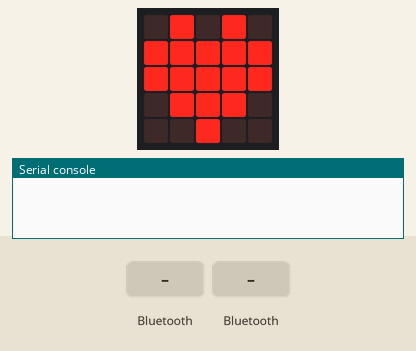
The program below on a simulated BBC micro:bit (MakeCode). On the bench: the board's 5×5 LED display, the last lines printed to the serial console. Inputs (shaded band) come from the test bench.

Above: at 0.1 s.
3.9 s: a phone connects over Bluetooth
At 4.3 s:
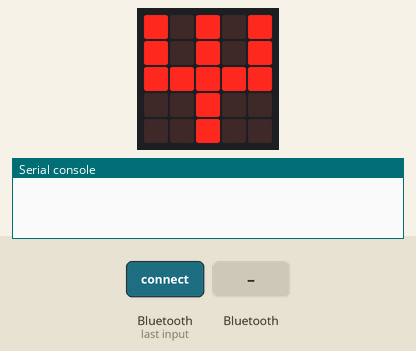
5.4 s: "1" arrives over Bluetooth UART
At 12.4 s:
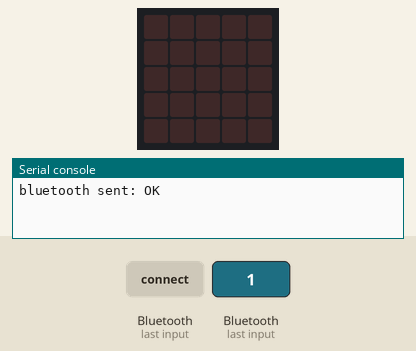
Timing chart, 0 to 13.9 s (numbered marks = the images above; inputs shaded):
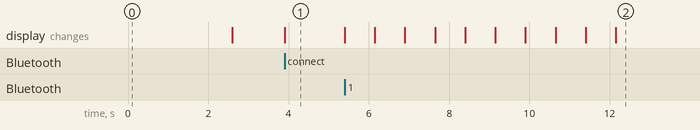

Measured:
- after the input at 3.9 s, the display: changes at once (image 1)
- after the input at 5.4 s, the display: first changes at once (image 2 shows a later state)

The program:

main.ts
```typescript
bluetooth.onBluetoothConnected(function () {
    led.setBrightness(255)
    basic.showIcon(IconNames.Pitchfork)
})
bluetooth.onBluetoothDisconnected(function () {

})
bluetooth.onUartDataReceived(serial.delimiters(Delimiters.NewLine), function () {
    str = bluetooth.uartReadUntil(serial.delimiters(Delimiters.NewLine))
    bluetooth.uartWriteString("OK")
    for (let index = 0; index < 5; index++) {
        basic.showString(str)
        basic.showString(" ")
    }
    led.setBrightness(0)
})
let str = ""
led.setBrightness(255)
bluetooth.startUartService()
basic.showIcon(IconNames.Heart)
basic.pause(2000)
led.setBrightness(0)
```

test.ts
```typescript
// テストはここに来ます。このパッケージが拡張機能として使用されるときにはコンパイルされません。
```
